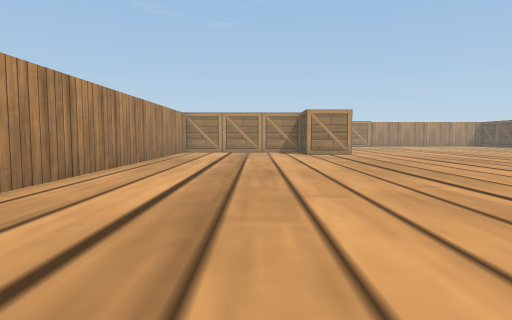
[1] (above)

24 first-person views from a walk through a world built for the Webots simulator. The camera is 0.04 m above the floor, tilts 4° down and sees 75° across. The floor is counted in squares, 0.05 m on a side. Each view is taken from the middle of a square. On the plan, view 1 faces up. The plan holds only what a view shows up to about 11 squares ahead; the rest is blank. The robots in the file are not drawn. Webots' stock objects and surfaces are drawn as simple stand-ins.

[2]
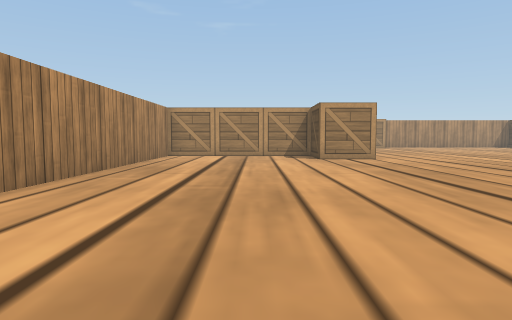

[3]
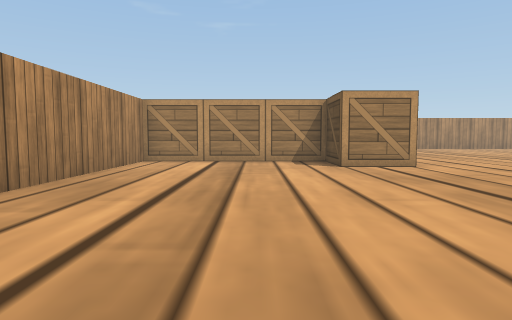

[4]
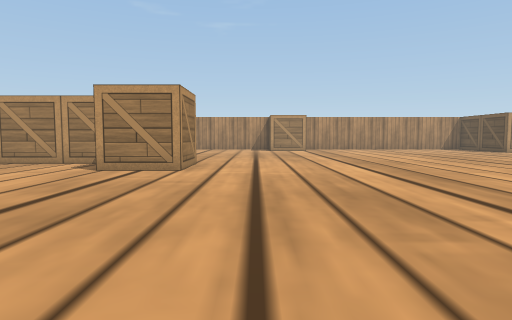

[5]
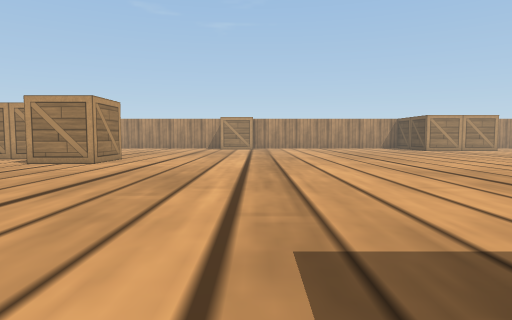

[6]
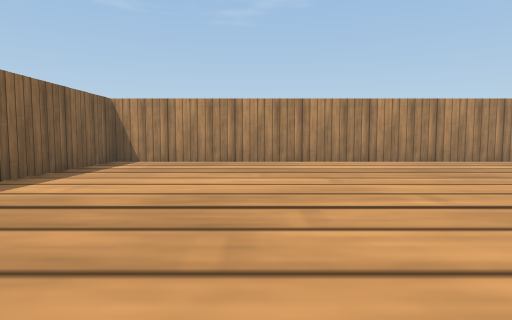

[7]
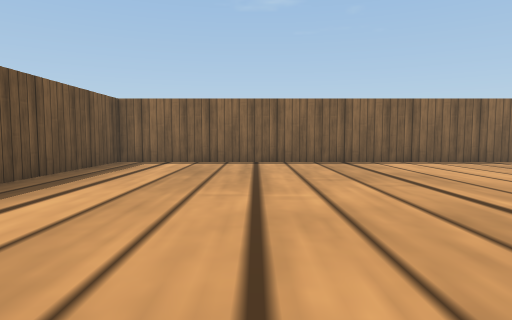

[8]
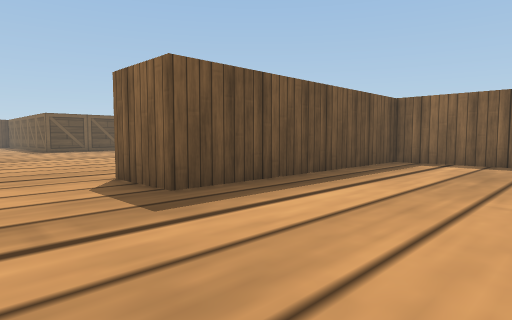

[9]
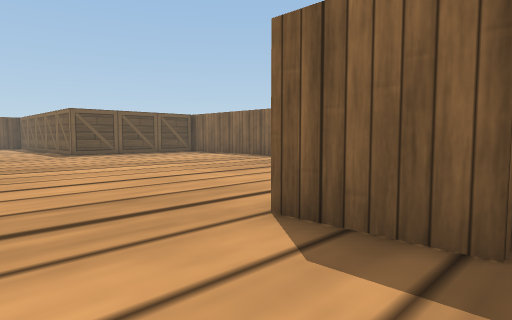

[10]
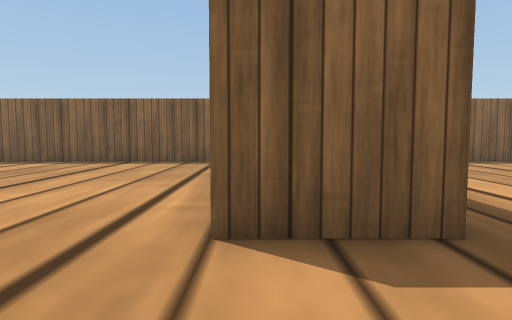

[11]
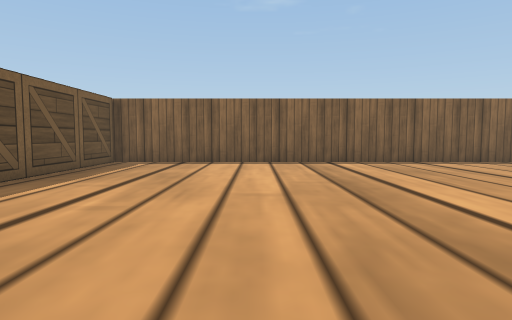

[12]
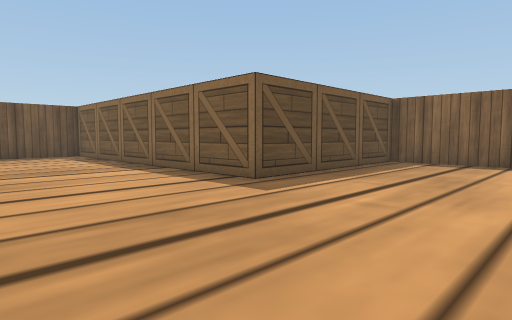

[13]
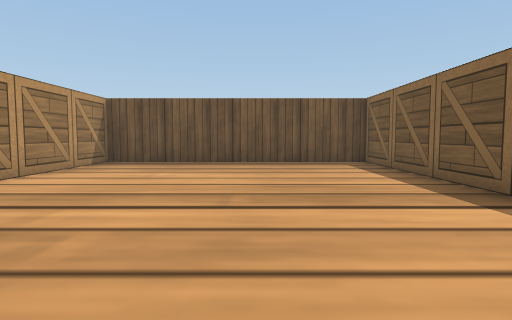

[14]
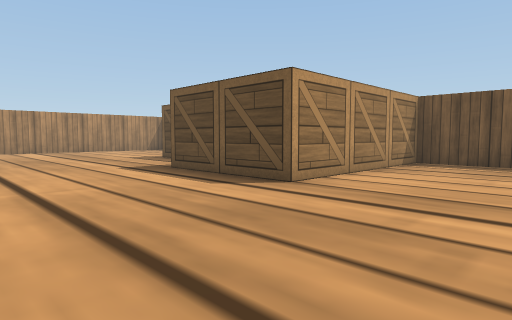

[15]
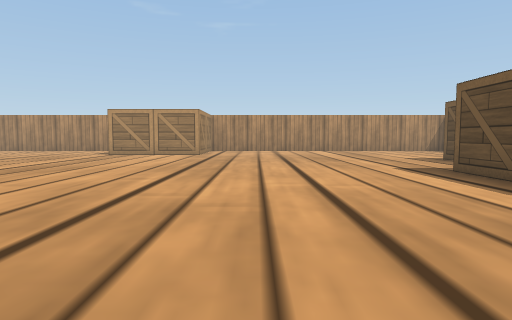

[16]
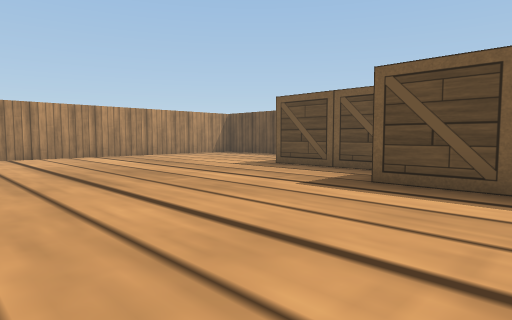

[17]
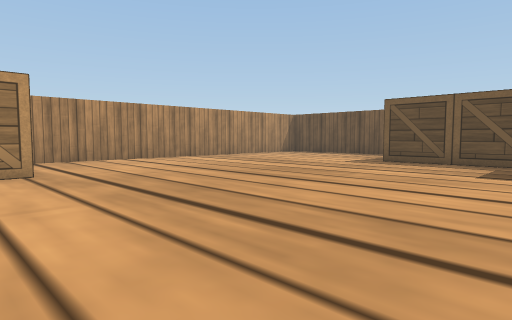

[18]
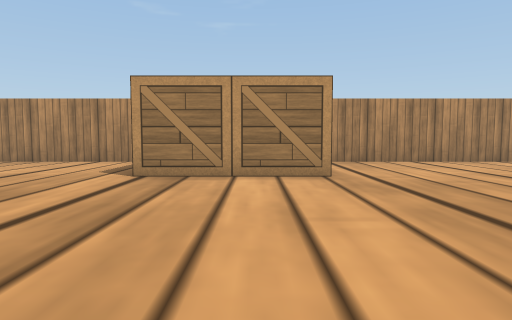

[19]
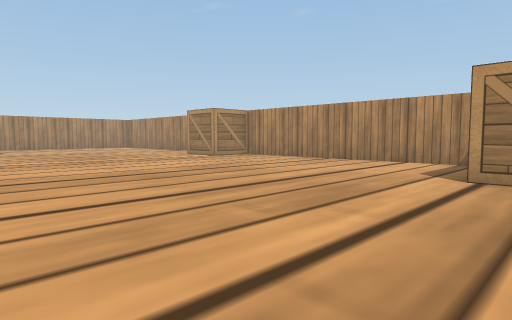

[20]
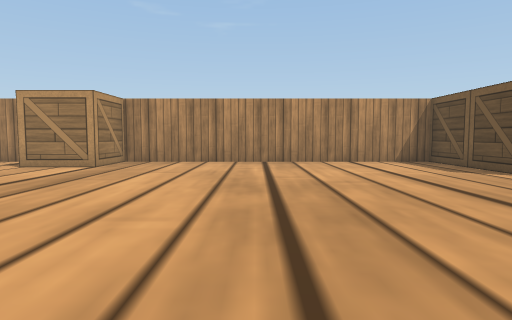

[21]
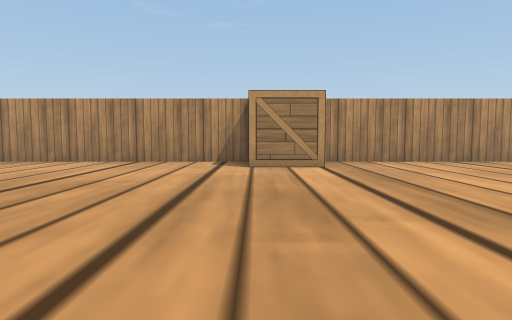

[22]
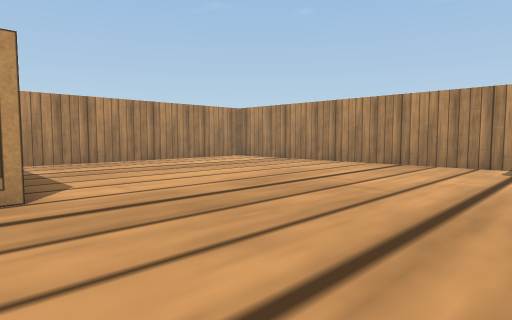

[23]
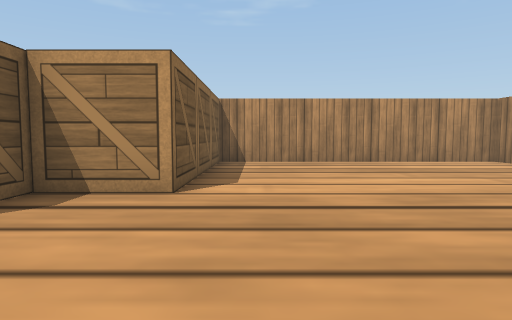

[24]
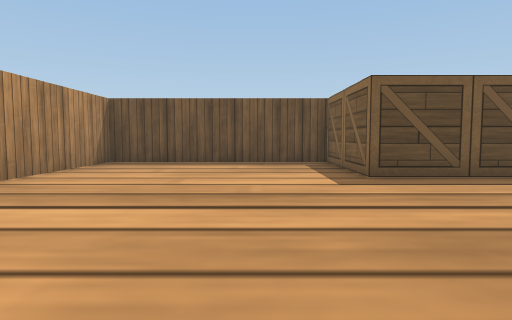

### Floor plan
Key: @ floor where view 1 was taken; # wall or solid block; . floor; B wooden box.
Columns run from 4 left of view 1 to 36 right of it. Each row starts with its distance up from view 1.
 28 ########################   ##############
 27 #..........  B.........B   .............#
 26 #..........BBB.........B   .............#
 25 #......................B   .............#
 24 #......................BBBB.............#
 23 #.......................................#
 22 #.......................................#
 21 #...................................BBBB#
 20 #...................................B
 19 #BBBBBB.............................B
 18 #     B.............................B
 17 #BBBBBBBB.........................B B
 16 #.....B B............. ...........B
 15 #.....BBB.............  ..........B
 14 #....................    .........B
 13 #...................      ........BBBBBB#
 12 #...................      ..............#
 11 #..................        .............#
 10 #.................          ............#
  9 #..................      . .............#
  8 #.......................................#
  7 #.......................................#
  6 #.............###.......................#
  5 #.............#  .......................#
  4 #.............#  .............BBBBBBBBBB#
  3 #.............#  .............B
  2 #.............#  .............B
  1 #.............#  .............B
  0 #...@.........#  .............B
 -1 #.............#  .............B
 -2 ###############  ##############

Positions as (right, up) in squares from view 1, and headings:
1: (0, 0), facing up
2: (0, 3), facing up
3: (0, 6), facing up
4: (6, 7), facing up
5: (9, 5), facing up
6: (7, 3), facing left
7: (6, 9), facing down
8: (6, 9), facing down-right
9: (10, 9), facing down-right
10: (12, 9), facing down
11: (21, 9), facing down
12: (21, 9), facing down-right
13: (25, 8), facing right
14: (25, 9), facing up-right
15: (25, 9), facing up
16: (24, 14), facing up-right
17: (21, 16), facing up-right
18: (21, 17), facing up
19: (20, 17), facing up-left
20: (13, 17), facing up
21: (7, 17), facing up
22: (7, 18), facing up-left
23: (7, 20), facing left
24: (25, 23), facing right
